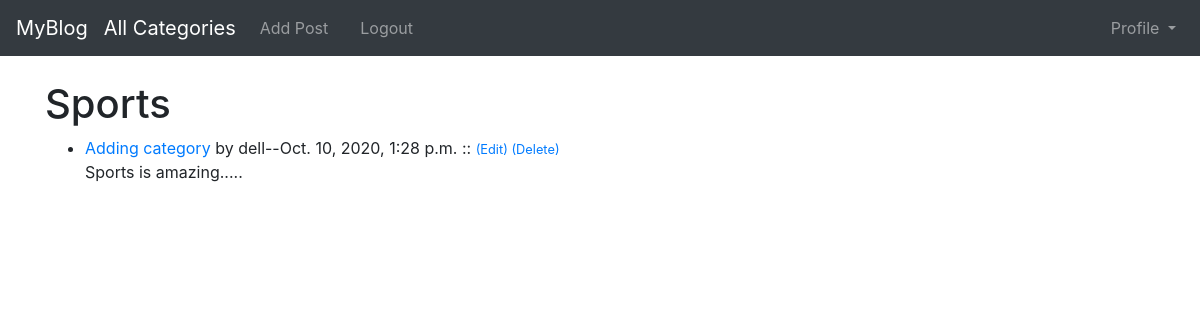
/category/sports/ (signed in), run on an earlier commit of the app's database.
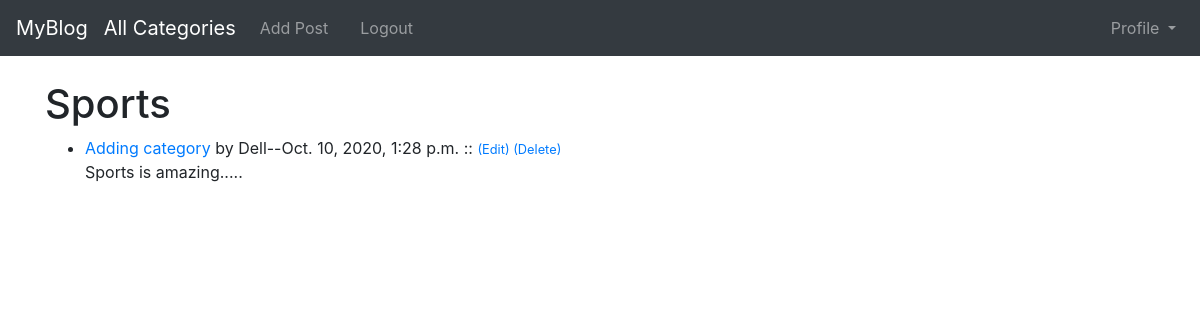
And on a later commit of the database.
### blog/models.py (models this page shows, shortened)
class Post(models.Model):
    title=models.CharField(max_length=200)
    header_image=models.ImageField(null=True ,blank=True,upload_to="images/")
    author=models.ForeignKey(User,on_delete=models.CASCADE)
    body=RichTextField(null=True,blank=True)
    created_at=models.DateTimeField(auto_now_add=True)
    category=models.CharField(max_length=100,default='coding')
    snippet=models.CharField(max_length=255,default='Click The Link Above To Head To The Post')
    like=models.ManyToManyField(User,related_name='blog_posts')

### blog/views.py (the view)
# urls.py: path('category/<str:cats>/',views.CategoryView,name='category'),
def CategoryView(request,cats):
    cats=cats.replace('-',' ')
    cat_posts=models.Post.objects.filter(category=cats.title())
    return render(request,'categoryarticle.html',{'cat_posts':cat_posts,'cats':cats.title()})

### templates/categoryarticle.html (shortened to what this page needs)
<!DOCTYPE html>
<html lang="en">
<head>
    <link rel="stylesheet" href="https://stackpath.bootstrapcdn.com/bootstrap/4.5.2/css/bootstrap.min.css">
</head>
<body>
  <nav class="navbar navbar-expand-lg navbar-dark bg-dark">
    <a class="navbar-brand" href="{{ request.scheme }}://{{ request.get_host }}{% url 'home' %}">MyBlog</a>
    {% if cat_menu %}
      <ul class="navbar-nav mr-auto">
       <li class="nav-item dropdown">
        <a class="nav-link dropdown-toggle" href="#" id="navbarDropdown" role="button" data-toggle="dropdown" aria-haspopup="true" aria-expanded="false">
          Categories
        </a>
        <div class="dropdown-menu" aria-labelledby="navbarDropdown">
          <a class="dropdown-item" href="{% url 'category_detail' %}">All Categories</a>
          <div class="dropdown-divider"></div>
          {% for item in cat_menu %}
          <a class="dropdown-item" href="{% url 'category' item|slugify %}">{{item}}</a>
          {% endfor %}
        </div>
      </li>
    </ul>
    {% else %}
    <a class="navbar-brand" href="{{ request.scheme }}://{{ request.get_host }}{% url 'category_detail' %}">All Categories</a>
     {% endif%}
     <div class="collapse navbar-collapse" id="navbarSupportedContent">
       <ul class="navbar-nav mr-auto">
        {% if user.is_authenticated %}
        <li class="nav-item">
          <a class="nav-link" href="{{ request.scheme }}://{{ request.get_host }}{% url 'add_post' %}">Add Post</a>
        </li>
        <li class="nav-item">
          <a class="nav-link" href="{{ request.scheme }}://{{ request.get_host }}{% url 'update_user' %}"></a>
        </li>
        <li class="nav-item">
          <a class="nav-link" href="{{ request.scheme }}://{{ request.get_host }}{% url 'logout' %}">Logout</a>
        </li>
        {% endif %}
      </ul>
      <ul class="navbar-nav ml-auto">
        {% if user.is_authenticated %}
          <li class="nav-item dropdown">
            <a class="nav-link dropdown-toggle" href="#" id="navbarDropdown" role="button" data-toggle="dropdown" aria-haspopup="true" aria-expanded="false">
              Profile
            </a>
          </li>
        {% endif %}
      </ul>
    </div>
  </nav>
     <br>
     <div class="container">
         <h1>{{cats}}</h1>
         {% if cat_posts %}
         <ul>
             {% for posts in cat_posts %}
                 <li><a href="{%url 'article' posts.pk %}">{{posts.title}}</a> by {{posts.author}}--{{posts.created_at}} ::
                     <small>
                         {% if user.is_authenticated %}
                             <a href="{% url 'update_post' posts.pk%}">(Edit)</a>
                             <a href="{% url 'delete_post' posts.pk%}">(Delete)</a>
                         {% endif %}
                     </small>
                 </li>
                 {{posts.body|truncatewords:20|safe}}
             {% endfor %}
         </ul>
         {% else %}
         <h3>Post for this Category Doesn't Exist :'(  </h3>
         {% endif %}
     </div>
</body>
</html>

What changed in the data, as far as the page shows it:
changed through a linked row, Post "Adding category": author "dell" → "Dell"
